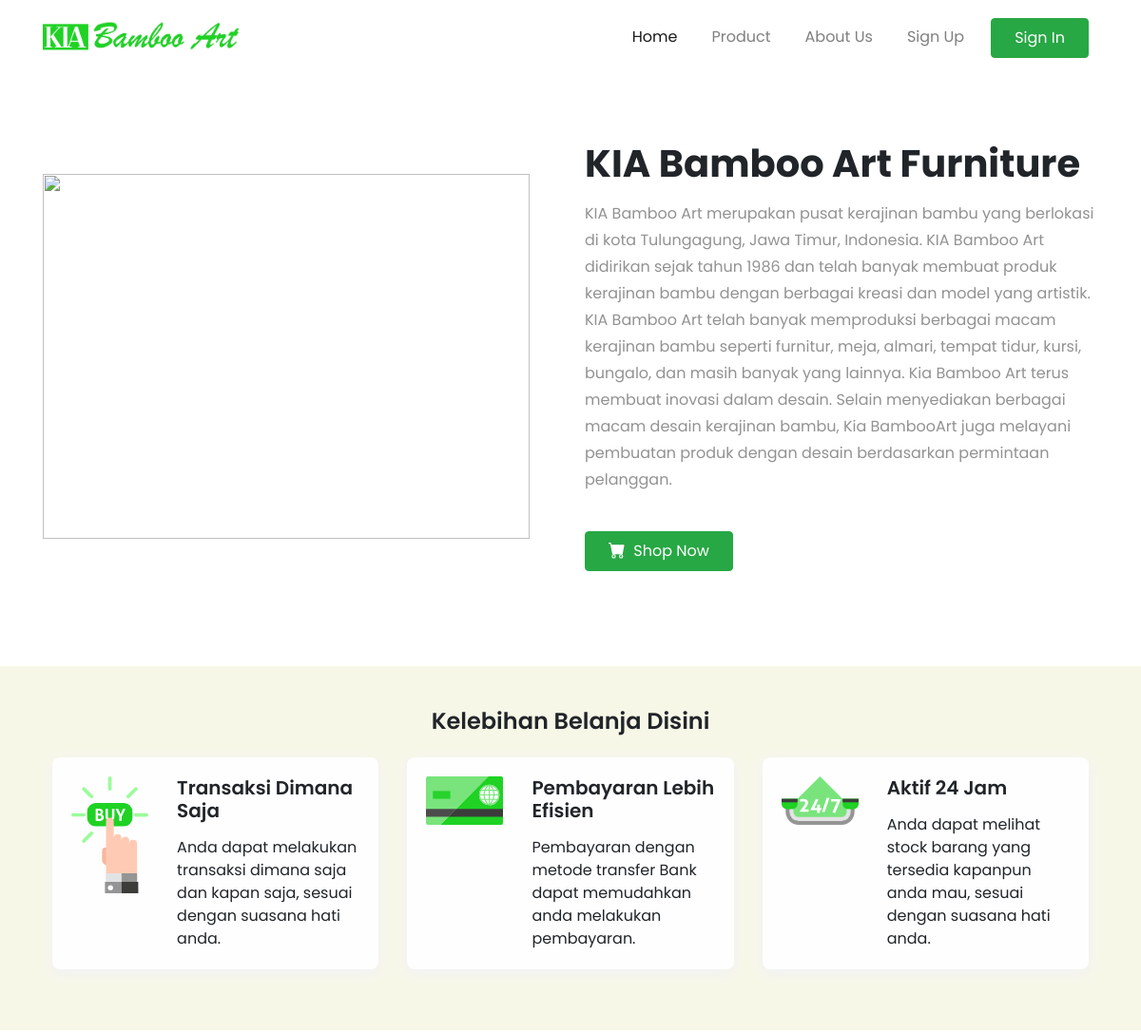
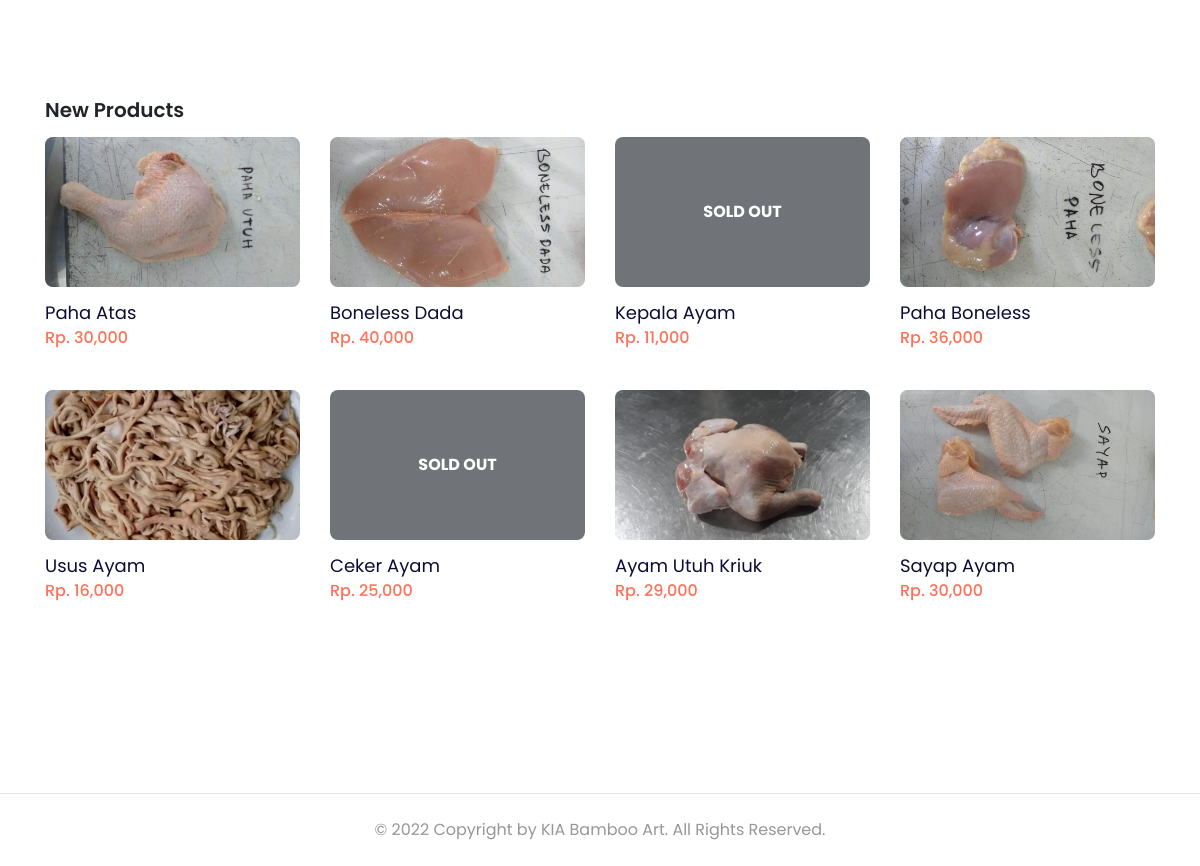
The page / on the database its author committed (2 pictures, top to bottom).
### tables this page shows
CREATE TABLE `products` (
  `id_product` int(11) NOT NULL,
  `product_name` varchar(255) NOT NULL,
  `unit` int(11) NOT NULL,
  `price` varchar(255) NOT NULL,
  `descriptions` text NOT NULL,
  `category_id` int(11) NOT NULL,
  `stock` varchar(255) NOT NULL
);

CREATE TABLE `products_galleries` (
  `id_gallery` int(11) NOT NULL,
  `photos` varchar(255) NOT NULL,
  `product_id` int(11) NOT NULL
);

### config/config.php (called while the page is built, shortened)
<?php
$host = 'localhost';
$user = 'root';
$password = '';
$dbname = 'bamboo_art';
$conn = mysqli_connect($host, $user, $password, $dbname);
function query($query)
{
    global $conn;
    $result = mysqli_query($conn, $query);
    $rows = [];
    while ($row = mysqli_fetch_assoc($result)) {
        $rows[] = $row;
    }
    return $rows;
}
?>

### index.php (the view, shortened to what this page needs)
<?php
require_once 'config/config.php';
?>
<!DOCTYPE html>
<html lang="en">
<head>
  <link href="https://unpkg.com/aos@2.3.1/dist/aos.css" rel="stylesheet" />
  <link href="assets/style/main.css" rel="stylesheet" />
</head>
<body>
  <nav class="navbar navbar-expand-lg navbar-light navbar-store fixed-top navbar-fixed-top" data-aos="fade-down">
    <div class="container">
      <a href="index.php" class="navbar-brand">
        <img src="assets/images/kia-glyph-logo.png" style="width:206px;height:46px;" alt="logo" />
      </a>
      <div class="collapse navbar-collapse" id="navbarResponsive">
        <ul class="navbar-nav ml-auto">
          <li class="nav-item active">
            <a href="index.php" class="nav-link">Home</a>
          </li>
          <li class="nav-item">
            <a href="products.php" class="nav-link">Product</a>
          </li>
          <li class="nav-item">
            <a href="about.php" class="nav-link">About Us</a>
          </li>
          <?php
          if (!isset($_SESSION["login"]) && !isset($_SESSION["user"])) : ?>
            <li class="nav-item">
              <a href="register.php" class="nav-link">Sign Up</a>
            </li>
            <li class="nav-item">
              <a href="login.php" class="btn btn-success nav-link px-4 text-white">Sign In</a>
            </li>
          <?php endif; ?>
        </ul>
      </div>
    </div>
  </nav>
<br>
<br>
  <div class="page-content page-home" data-aos="zoom-in">
    <section class="store-landing">
      <div class="container">
        <div class="row align-items-center justify-content-between">
          <div class="col-md-5">
            <img src="assets/images/home.jpg" style="width:512px;height:384px;"/>
          </div>
          <div class="col-md-6">
            <h1 style="font-weight: bold; margin-bottom: 15px;">KIA Bamboo Art Furniture</h1>
            <p class="store-subtitle-landing" style="line-height: 28px; color: rgb(146, 146, 146);">
            KIA Bamboo Art merupakan pusat kerajinan bambu yang berlokasi di kota Tulungagung, Jawa Timur, Indonesia. KIA Bamboo Art didirikan sejak tahun 1986 dan telah banyak membuat produk kerajinan bambu dengan berbagai kreasi dan model yang artistik.
            <br>
            KIA Bamboo Art telah banyak memproduksi berbagai macam kerajinan bambu seperti furnitur, meja, almari, tempat tidur, kursi, bungalo, dan masih banyak yang lainnya. Kia Bamboo Art terus membuat inovasi dalam desain. Selain menyediakan berbagai macam desain kerajinan bambu, Kia BambooArt juga melayani pembuatan produk dengan desain berdasarkan permintaan pelanggan.
            </p>
            <a href="products.php" class="btn btn-success px-4 py-2 mt-4"> Shop Now</a>
          </div>
        </div>
      </div>
    </section>
    <section class="store-adventeges" style="margin-top: 100px;" id="adventeges">
      <div class="container">
        <div class="row">
          <div class="col-12">
            <div class="title-adventeges" style="text-align: center; font-size: 24px; font-weight: 600; margin-bottom: 20px;">Kelebihan Belanja Disini</div>
          </div>
        </div>
        <div class="row">
          <div class="col-6 col-md-4" data-aos="fade-down" data-aos-delay="100">
            <div class="card mb-4">
              <div class="card-body">
                <div class="row justify-content-center align-content-center">
                  <div class="col-10 col-md-4">
                    <div class="adventeges-thumbnail mb-lg-0 mb-2">
                      <img src="assets/images/transaksi-dimana-saja.svg" class="w-100" alt="" />
                    </div>
                  </div>
                  <div class="col-md-8">
                    <div class="adventege-description text-center text-lg-left">
                      <div class="title-text"><h5>Transaksi Dimana Saja</h5></div>
                      <div class="subtitle-text">
                        Anda dapat melakukan transaksi dimana saja dan kapan saja, sesuai dengan suasana hati anda.
                      </div>
                    </div>
                  </div>
                </div>
              </div>
            </div>
          </div>
          <div class="col-6 col-md-4" data-aos="fade-down" data-aos-delay="200">
            <div class="card mb-4">
              <div class="card-body">
                <div class="row justify-content-center align-content-center">
                  <div class="col-10 col-md-4">
                    <div class="adventeges-thumbnail mb-lg-0 mb-2">
                      <img src="assets/images/metode-pembayaran-yang-efisien.svg" class="w-100" alt="" />
                    </div>
                  </div>
                  <div class="col-md-8">
                    <div class="adventege-description text-center text-lg-left">
                      <div class="title-text"><h5>Pembayaran Lebih Efisien</h5></div>
                      <div class="subtitle-text">
                        Pembayaran dengan metode transfer Bank dapat memudahkan anda melakukan pembayaran.
                      </div>
                    </div>
                  </div>
                </div>
              </div>
            </div>
          </div>
          <div class="col-6 col-md-4" data-aos="fade-down" data-aos-delay="300">
            <div class="card mb-4">
              <div class="card-body">
                <div class="row justify-content-center align-content-center">
                  <div class="col-10 col-md-4">
                    <div class="adventeges-thumbnail mb-lg-0 mb-2">
                      <img src="assets/images/aktif-24-jam.svg" class="w-100" alt="" />
                    </div>
                  </div>
                  <div class="col-md-8">
                    <div class="adventege-description text-center text-lg-left">
                      <div class="title-text"><h5>Aktif 24 Jam</h5></div>
                      <div class="subtitle-text">
                        Anda dapat melihat stock barang yang tersedia kapanpun anda mau, sesuai dengan suasana hati anda.
                      </div>
                    </div>
                  </div>
                </div>
              </div>
            </div>
          </div>
        </div>
      </div>
    </section>
    <section class="store-products-kilogram" style="margin-top: 100px;">
      <div class="container">
        <div class="row">
          <div class="col-12" data-aos="fade-up">
            <h5 style="font-weight: 600; margin-bottom: 15px;">New Products</h5>
          </div>
        </div>
        <div class="row">
          <?php
          $products = query("SELECT * FROM products LIMIT 8");
          $iteration = 0;
          ?>
          <?php foreach ($products as $product) : ?>
            <?php
            $idProduct = $product["id_product"];
            $galleries = query("SELECT * FROM products_galleries INNER JOIN products ON products_galleries.product_id = products.id_product WHERE products_galleries.product_id = $idProduct");
            ?>
            <div class="col-6 col-md-4 col-lg-3" data-aos="fade-up" data-aos-delay="<?= $iteration += 100; ?>">
              <?php if ($product["stock"] > 0) : ?>
                <a href="details.php?id=<?= $idProduct; ?>" class="component-products d-block">
                  <div class="products-thumbnail">
                    <div class="products-image" style="background-image: url('assets/images/<?= $galleries[0]["photos"] ?>')">
                    </div>
                  </div>
                  <div class="d-flex justify-content-between align-items-center">
                    <div>
                      <div class="products-text"><?= $product["product_name"]; ?></div>
                      <div class="products-price">Rp. <?= number_format($product["price"]); ?></div>
                    </div>
                  </div>
                </a>
              <?php else : ?>
                <div class="component-products d-block">
                  <div class="products-thumbnail position-relative">
                    <div class="position-absolute w-100 h-100 d-flex justify-content-center align-items-center bg-dark" style="opacity: .7;">
                      <div class="text-decoration-none font-weight-bold text-white" style="font-weight: 500;">SOLD OUT</div>
                    </div>
                  </div>
                  <div class="d-flex justify-content-between align-items-center">
                    <div>
                      <div class="products-text"><?= $product["product_name"]; ?></div>
                      <div class="products-price">Rp. <?= number_format($product["price"]); ?></div>
                    </div>
                  </div>
                </div>
              <?php endif; ?>
            </div>
          <?php endforeach; ?>
        </div>
      </div>
    </section>
  </div>
  <footer>
    <div class="container">
      <div class="row">
        <div class="col-12">
          <p class="pt-4 pb-2">
            &copy; 2022 Copyright by KIA Bamboo Art. All Rights Reserved.</a>
          </p>
        </div>
      </div>
    </div>
  </footer>
</body>
</html>

### index.php (style rules this page uses)
.store-adventeges { padding: 40px; background-color: #F7F7E8; }

### rows shown on the page
products: products_galleries.photos (picture), product_name "Paha Atas", price "30,000"
products: products_galleries.photos (picture), product_name "Boneless Dada", price "40,000"
products: product_name "Kepala Ayam", price "11,000"
products: products_galleries.photos (picture), product_name "Paha Boneless", price "36,000"
products: products_galleries.photos (picture), product_name "Usus Ayam", price "16,000"
products: product_name "Ceker Ayam", price "25,000"
products: products_galleries.photos (picture), product_name "Ayam Utuh Kriuk", price "29,000"
products: products_galleries.photos (picture), product_name "Sayap Ayam", price "30,000"
